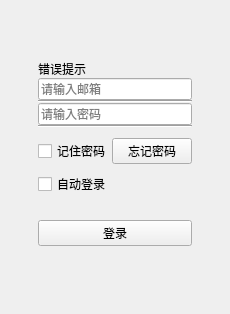
<?xml version="1.0" encoding="UTF-8"?>
<ui version="4.0">
 <class>LoginForm</class>
 <widget class="QWidget" name="LoginForm">
  <property name="geometry">
   <rect>
    <x>0</x>
    <y>0</y>
    <width>230</width>
    <height>314</height>
   </rect>
  </property>
  <property name="windowTitle">
   <string>Form</string>
  </property>
  <layout class="QVBoxLayout" name="verticalLayout_4">
   <property name="spacing">
    <number>0</number>
   </property>
   <property name="leftMargin">
    <number>38</number>
   </property>
   <property name="topMargin">
    <number>0</number>
   </property>
   <property name="rightMargin">
    <number>38</number>
   </property>
   <property name="bottomMargin">
    <number>0</number>
   </property>
   <item>
    <layout class="QVBoxLayout" name="verticalLayout_3">
     <property name="spacing">
      <number>0</number>
     </property>
     <item>
      <layout class="QHBoxLayout" name="horizontalLayout_2">
       <property name="spacing">
        <number>0</number>
       </property>
       <property name="topMargin">
        <number>22</number>
       </property>
       <property name="bottomMargin">
        <number>18</number>
       </property>
       <item>
        <spacer name="horizontalSpacer">
         <property name="orientation">
          <enum>Qt::Horizontal</enum>
         </property>
         <property name="sizeHint" stdset="0">
          <size>
           <width>40</width>
           <height>20</height>
          </size>
         </property>
        </spacer>
       </item>
       <item>
        <widget class="QLabel" name="label_title">
         <property name="text">
          <string/>
         </property>
         <property name="alignment">
          <set>Qt::AlignCenter</set>
         </property>
        </widget>
       </item>
       <item>
        <spacer name="horizontalSpacer_2">
         <property name="orientation">
          <enum>Qt::Horizontal</enum>
         </property>
         <property name="sizeHint" stdset="0">
          <size>
           <width>40</width>
           <height>20</height>
          </size>
         </property>
        </spacer>
       </item>
      </layout>
     </item>
     <item>
      <widget class="QLabel" name="errorLabel">
       <property name="text">
        <string>错误提示</string>
       </property>
      </widget>
     </item>
     <item>
      <layout class="QVBoxLayout" name="verticalLayout">
       <item>
        <layout class="QHBoxLayout" name="horizontalLayout" stretch="1">
         <item>
          <widget class="QLineEdit" name="mobileLineEdit">
           <property name="placeholderText">
            <string>请输入邮箱</string>
           </property>
          </widget>
         </item>
        </layout>
       </item>
       <item>
        <widget class="Line" name="line">
         <property name="orientation">
          <enum>Qt::Horizontal</enum>
         </property>
        </widget>
       </item>
      </layout>
     </item>
     <item>
      <layout class="QVBoxLayout" name="verticalLayout_2">
       <item>
        <widget class="QLineEdit" name="passwordLineEdit">
         <property name="placeholderText">
          <string>请输入密码</string>
         </property>
        </widget>
       </item>
       <item>
        <widget class="Line" name="line_2">
         <property name="orientation">
          <enum>Qt::Horizontal</enum>
         </property>
        </widget>
       </item>
      </layout>
     </item>
     <item>
      <layout class="QGridLayout" name="gridLayout">
       <property name="topMargin">
        <number>10</number>
       </property>
       <property name="rightMargin">
        <number>0</number>
       </property>
       <property name="bottomMargin">
        <number>24</number>
       </property>
       <property name="horizontalSpacing">
        <number>0</number>
       </property>
       <property name="verticalSpacing">
        <number>8</number>
       </property>
       <item row="1" column="0">
        <widget class="QCheckBox" name="autoLoginCheckBox">
         <property name="text">
          <string>自动登录</string>
         </property>
        </widget>
       </item>
       <item row="0" column="2">
        <widget class="QPushButton" name="forgetPsdPushButton">
         <property name="cursor">
          <cursorShape>PointingHandCursor</cursorShape>
         </property>
         <property name="text">
          <string>忘记密码</string>
         </property>
        </widget>
       </item>
       <item row="0" column="0">
        <widget class="QCheckBox" name="rememberPsdCheckBox">
         <property name="text">
          <string>记住密码</string>
         </property>
        </widget>
       </item>
       <item row="0" column="1">
        <spacer name="horizontalSpacer_3">
         <property name="orientation">
          <enum>Qt::Horizontal</enum>
         </property>
         <property name="sizeHint" stdset="0">
          <size>
           <width>40</width>
           <height>20</height>
          </size>
         </property>
        </spacer>
       </item>
      </layout>
     </item>
     <item>
      <widget class="QPushButton" name="loginPushButton">
       <property name="focusPolicy">
        <enum>Qt::NoFocus</enum>
       </property>
       <property name="text">
        <string>登录</string>
       </property>
      </widget>
     </item>
    </layout>
   </item>
   <item>
    <spacer name="verticalSpacer">
     <property name="orientation">
      <enum>Qt::Vertical</enum>
     </property>
     <property name="sizeHint" stdset="0">
      <size>
       <width>20</width>
       <height>77</height>
      </size>
     </property>
    </spacer>
   </item>
  </layout>
 </widget>
 <resources/>
 <connections/>
</ui>
